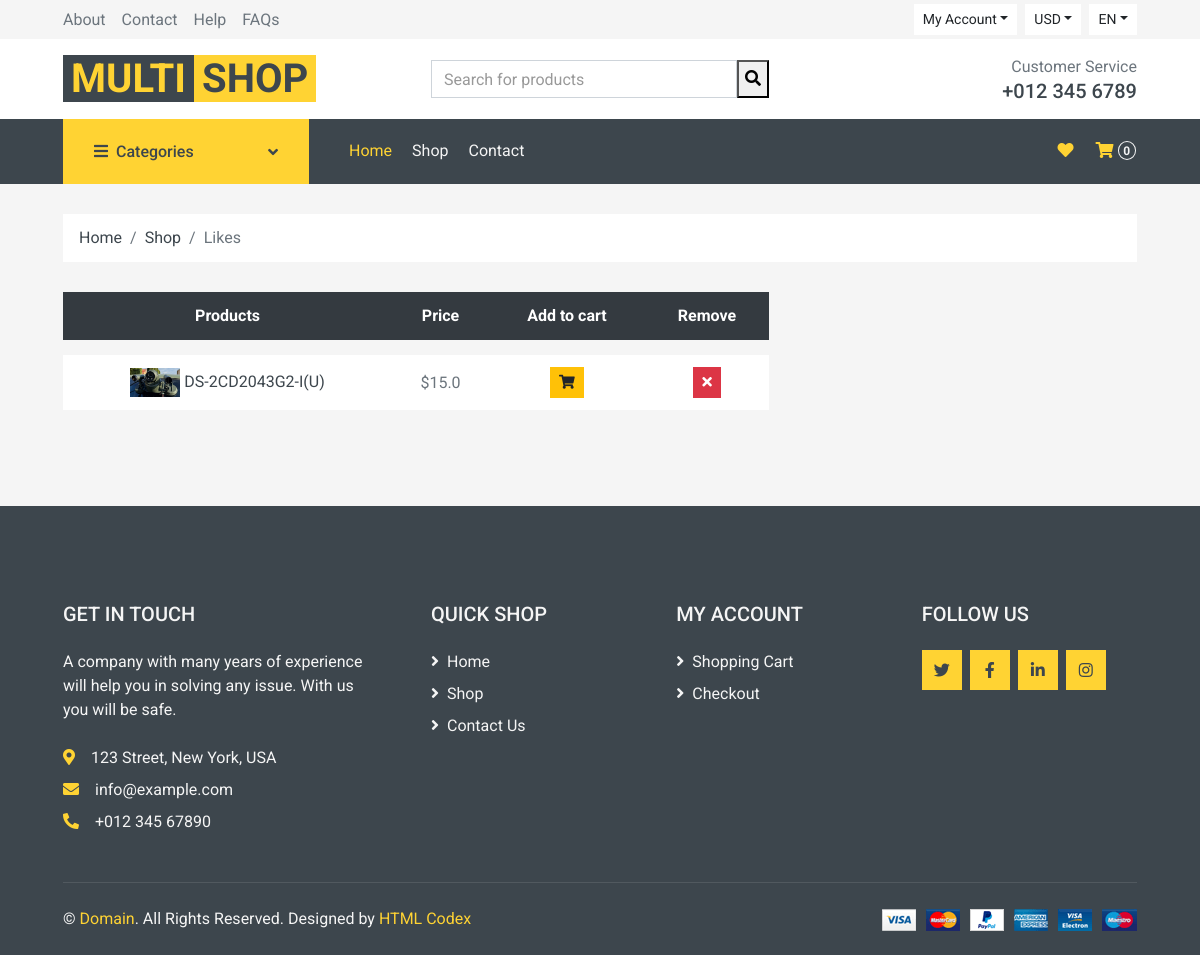
The app's page /shopingcart/likes/ (signed in) with its own data.
### shoping_cart/models.py (models this page shows)
class Likes(models.Model):
    user = models.ForeignKey(User, on_delete=models.CASCADE)
    product = models.ForeignKey(Products, on_delete=models.CASCADE)
    added = models.DateTimeField(auto_now_add=True)

### multi_store/models.py (models this page shows, shortened)
class Products(models.Model):
    name = models.CharField(max_length=200)
    description = models.TextField()
    information = models.TextField()
    image = models.FileField(upload_to='products_images')
    price = models.FloatField()
    in_stock = models.PositiveIntegerField(default=0)
    product_group = models.ForeignKey(ProductsSubGroup, on_delete=models.CASCADE)
    attribute = models.ForeignKey(IPProductAttr, on_delete=models.CASCADE)
    stripe_id = models.CharField(max_length=64, blank=True, null=True)

### shoping_cart/views.py (the view)
# urls.py: path('likes/', login_required(views.LikesView.as_view()), name='likes'),
class LikesView(TemplateView):
    template_name = 'shoping_cart/likes.html'
    def get_context_data(self, **kwargs):
        data = super().get_context_data(**kwargs)
        data['likes'] = Likes.objects.filter(user=self.request.user)
        return data

### multi_store/context_processors.py (called while the page is built)
def baskets(request):
    user = request.user
    return {'baskets': UserShoppingCart.objects.filter(user=user) if user.is_authenticated else []}

### shoping_cart/templates/shoping_cart/likes.html (shortened to what this page needs)
{% extends 'multi_store/base.html' %}
{% load static %}
{% block content %}
    <div class="container-fluid">
        <div class="row px-xl-5">
            <div class="col-12">
                <nav class="breadcrumb bg-light mb-30">
                    <a class="breadcrumb-item text-dark" href="{% url 'test:index' %}">Home</a>
                    <a class="breadcrumb-item text-dark" href="{% url 'test:shop_category' %}">Shop</a>
                    <span class="breadcrumb-item active">Likes</span>
                </nav>
            </div>
        </div>
    </div>
    <div class="container-fluid">
        <div class="row px-xl-5">
            <div class="col-lg-8 table-responsive mb-5">
                <table class="table table-light table-borderless table-hover text-center mb-0">
                    <thead class="thead-dark">
                        <tr>
                            <th>Products</th>
                            <th>Price</th>
                            <th>Add to cart</th>
                            <th>Remove</th>
                        </tr>
                    </thead>
                    <tbody class="align-middle">
                    {% for like in likes %}
                        <tr>
                            <td class="align-middle"><img src="{{ like.product.image.url }}" alt="" style="width: 50px;">
                                <a href="{% url 'test:product_detail' like.product.id %}" class="text-dark">{{ like.product.name }}</a>
                            </td>
                            <td class="align-middle">${{ like.product.price }}</td>
                            <td class="align-middle">
                                <a href="{% url 'shoping_cart:add_to_cart' like.product.id %}">
                                    <button class="btn btn-sm btn-warning" type="button">
                                        <i class="fa fa-shopping-cart"></i>
                                    </button>
                                </a>
                            </td>
                            <td class="align-middle">
                                <a href="{% url 'shoping_cart:del_from_likes' like.product.id %}">
                                    <button class="btn btn-sm btn-danger" type="button">
                                        <i class="fa fa-times"></i>
                                    </button>
                                </a>
                            </td>
                        </tr>
                    {% endfor %}
                    </tbody>
                </table>
            </div>
        </div>
    </div>
</body>
{% endblock %}

### records on screen
Likes: product.image (picture), product.name "DS-2CD2043G2-I(U)", product.price "15.0"

### other values on screen
{{ baskets|length }} "0"
